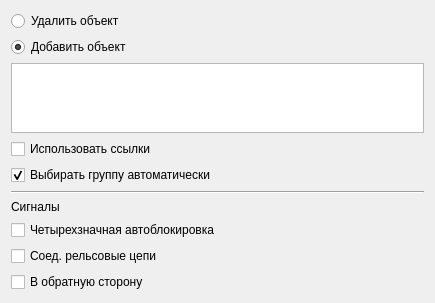
<?xml version="1.0" encoding="UTF-8"?>
<ui version="4.0">
 <class>ContentManager</class>
 <widget class="QWidget" name="ContentManager">
  <property name="geometry">
   <rect>
    <x>0</x>
    <y>0</y>
    <width>435</width>
    <height>300</height>
   </rect>
  </property>
  <property name="windowTitle">
   <string>Form</string>
  </property>
  <property name="locale">
   <locale language="Russian" country="Russia"/>
  </property>
  <layout class="QVBoxLayout" name="verticalLayout">
   <item>
    <widget class="QRadioButton" name="removeButt">
     <property name="text">
      <string>Удалить объект</string>
     </property>
    </widget>
   </item>
   <item>
    <widget class="QRadioButton" name="addButt">
     <property name="text">
      <string>Добавить объект</string>
     </property>
     <property name="checked">
      <bool>true</bool>
     </property>
    </widget>
   </item>
   <item>
    <widget class="QTreeView" name="fileView"/>
   </item>
   <item>
    <widget class="QCheckBox" name="useLinks">
     <property name="text">
      <string>Использовать ссылки</string>
     </property>
    </widget>
   </item>
   <item>
    <widget class="QCheckBox" name="autoGroup">
     <property name="text">
      <string>Выбирать группу автоматически</string>
     </property>
     <property name="checked">
      <bool>true</bool>
     </property>
    </widget>
   </item>
   <item>
    <widget class="Line" name="line">
     <property name="orientation">
      <enum>Qt::Horizontal</enum>
     </property>
    </widget>
   </item>
   <item>
    <widget class="QLabel" name="label">
     <property name="text">
      <string>Сигналы</string>
     </property>
    </widget>
   </item>
   <item>
    <widget class="QCheckBox" name="fstateBox">
     <property name="text">
      <string>Четырехзначная автоблокировка</string>
     </property>
    </widget>
   </item>
   <item>
    <widget class="QCheckBox" name="connectBox">
     <property name="text">
      <string>Соед. рельсовые цепи</string>
     </property>
    </widget>
   </item>
   <item>
    <widget class="QCheckBox" name="reverseBox">
     <property name="text">
      <string>В обратную сторону</string>
     </property>
    </widget>
   </item>
  </layout>
 </widget>
 <resources/>
 <connections/>
</ui>
